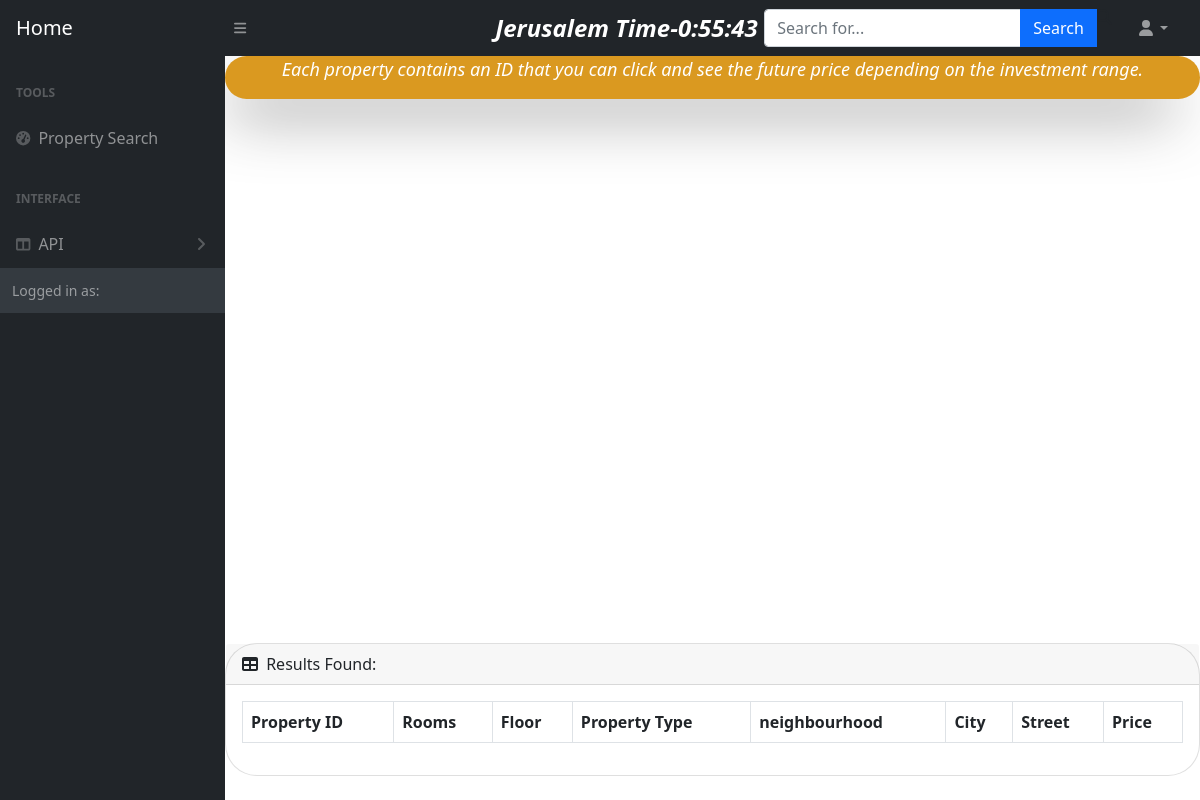
The page /property/Rishon-lezion-apt/ on the database as committed earlier.
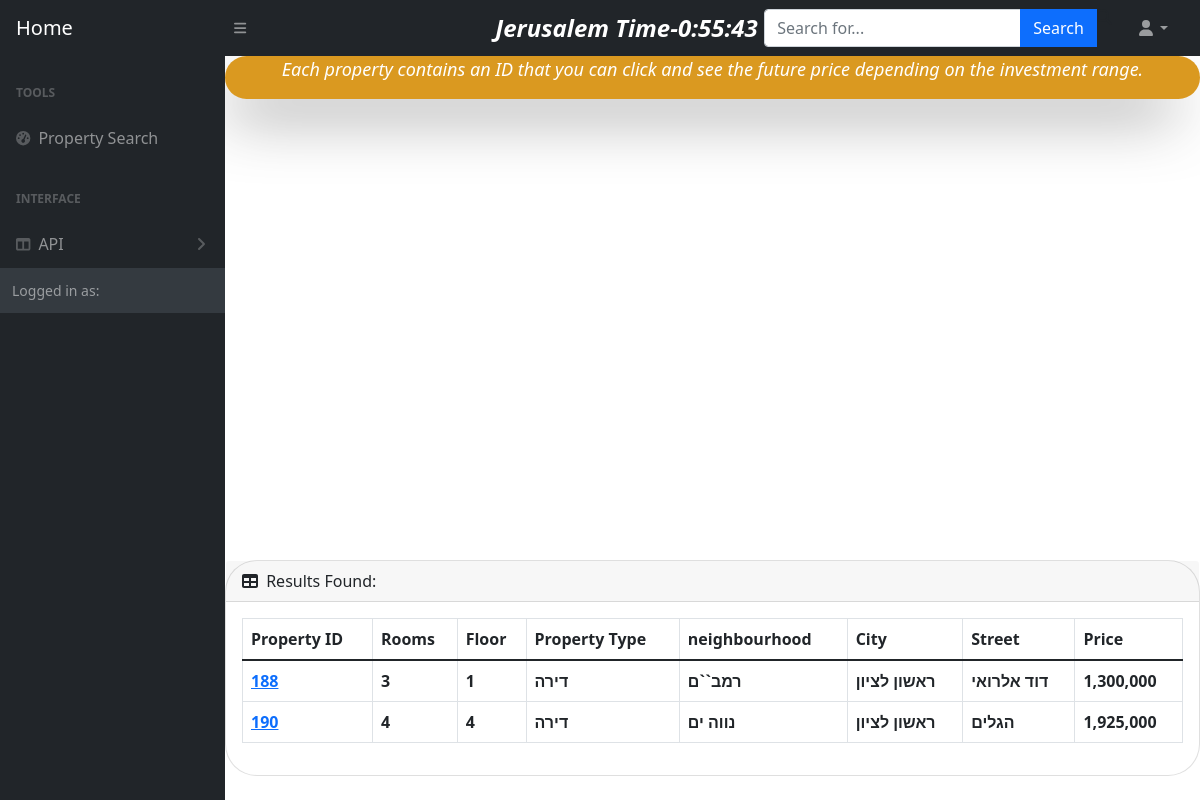
The same page on the database as committed later.
### property/models.py (models this page shows, shortened)
class Property(models.Model):
   id = models.AutoField(primary_key=True, editable=False)
   room = models.SmallIntegerField(_("room"),null=False)
   floor = models.SmallIntegerField(_("floor"),null=False)
   property_type = models.CharField(_("property_type"),max_length=100, null=False)
   street=models.CharField(_("street"),max_length=100, null=False)
   neighbourhood=models.CharField(_("neighbourhood"),max_length=100, null=False)
   location = models.CharField(_("location"),max_length=100, null=False)
   price= models.BigIntegerField(_("price"),null=False)

### property/views.py (the view)
# urls.py: path('Rishon-lezion-apt/', views.rishon, name='rishon'),
def rishon(request):
    rishon = Property.objects.filter(location__contains='ראשון לציון')
    return render(request, 'rishon.html', {'rishon': rishon})

### property/my_filters.py (called while the page is built)
@register.filter('intcomma')
def intcomma(value):
    if type(value) != int:
            return value
    else:
        return format(int(value), ",")

### property/templates/rishon.html (shortened to what this page needs)
{% extends 'base.html' %}
{% block content %}
<div class="text" style="color: white; font-size: large; font-style: oblique; font-weight: 400; background-color: rgb(218, 153, 32); border-radius: 10em; box-shadow:-11px 24px 62px -13px rgba(0,0,0,0.69) ; text-align:center; position:static;bottom: 20px;width: 100%;" >
   <p style="font-size:large ;" >Each property contains an ID that you can click and see the future price depending on the investment range.</p>
 </div>
   <div class="card mb-4" style="position: sticky;">
     <div class="card-header">
         <i class="fas fa-table me-1"></i>
         Results Found:
     </div>
     <div class="card-body">
           <table class="table table-bordered" id="dataTable" width="100%" cellspacing="0">
           <thead>
                 <tr>
                   <th>Property ID</th>
                     <th>Rooms</th>
                     <th>Floor</th>
                     <th>Property Type</th>
                     <th>neighbourhood</th>
                     <th>City</th>
                     <th>Street</th>
                     <th>Price</th>
                 </tr>
             </thead>
             <tbody>
               {% for apt in rishon %}
               <tr >
                   <th style="color:blue ;"><a href="{% url 'property:single_apt' apt.id %}" >{{ apt.id }}</a></th>
                   <th>{{ apt.room }}</th>
                   <th>{{ apt.floor }}</th>
                   <th>{{apt.property_type}}</th>
                   <th>{{apt.neighbourhood}}</th>
                   <th>{{apt.location}}</th>
                   <th>{{apt.street}}</th>
                   <th>{{apt.price|intcomma}} </th>
               </tr>
               {% endfor %}
                   </tbody>
                 </table>
             </div>
         </div>
     </div>
{% endblock %}

### templates/base.html (shortened to what this page needs)
{% load static %}
<!DOCTYPE html>
<html lang="en">
<head>
    <link href="https://cdn.jsdelivr.net/npm/simple-datatables@latest/dist/style.css" rel="stylesheet" />
    <link rel="stylesheet" type="text/css" href="/static/css/styles.css" />
</head>
<body class="sb-nav-fixed" onload="startTime()">
    <nav class="sb-topnav navbar navbar-expand navbar-dark bg-dark">
        <a class="navbar-brand ps-3" href="{% url 'home' %}">Home</a>
        <button class="btn btn-link btn-sm order-1 order-lg-0 me-4 me-lg-0" id="sidebarToggle" href="#!"><i
                class="fas fa-bars"></i></button>
        <div id="txt" style="color:white; font-size: x-large ; font-style: oblique; font-weight: 600 ;margin-left:20%;">
        </div>
        <form class="d-md-inline-block form-inline ms-auto me-0 me-md-3 my-2 my-md-0" action="{% url 'property:nav_search' %} " method=POST>
            <div class="input-group">
              <input class="form-control" type="text" name="search1" id="search1" placeholder="Search for..."
                     aria-label="Search for..." aria-describedby="btnNavbarSearch" />
              <input type="submit" value="Search" class="btn btn-primary" id="btnNavbarSearch" type="button">
                <i class="fas fa-search"></i>
            </div>
          </form>
        <ul class="navbar-nav ms-auto ms-md-0 me-3 me-lg-4">
            <li class="nav-item dropdown">
                <a class="nav-link dropdown-toggle" id="navbarDropdown" href="#" role="button" data-bs-toggle="dropdown"
                    aria-expanded="false"><i class="fas fa-user fa-fw"></i></a>
            </li>
        </ul>
    </nav>
    <div id="layoutSidenav">
        <div id="layoutSidenav_nav">
            <nav class="sb-sidenav accordion sb-sidenav-dark" id="sidenavAccordion">
                <div class="sb-sidenav-menu">
                    <div class="nav">
                        <div class="sb-sidenav-menu-heading">Tools</div>
                        <a class="nav-link" href="{% url 'property:searchproperty' %}">
                            <div class="sb-nav-link-icon"><i class="fas fa-tachometer-alt"></i></div>
                            Property Search
                        </a>
                        <div class="sb-sidenav-menu-heading">Interface</div>
                        <a class="nav-link collapsed" href="#" data-bs-toggle="collapse"
                            data-bs-target="#collapseLayouts" aria-expanded="false" aria-controls="collapseLayouts">
                            <div class="sb-nav-link-icon"><i class="fas fa-columns"></i></div>
                            API
                            <div class="sb-sidenav-collapse-arrow"><i class="fas fa-angle-down"></i></div>
                        </a>
                        <div class="sb-sidenav-footer">
                            <div class="small">Logged in as:</div>
                        </div>
            </nav>
        </div>
        <div id="layoutSidenav_content">
            {% block content %}
            {% endblock %}
</body>
</html>

Rows that differ between the two databases and show on the page:
added Property: id "188", room "3", floor "1", property_type "דירה", neighbourhood "רמב``ם", location "ראשון לציון", street "דוד אלרואי", price "1,300,000"
added Property: id "190", room "4", floor "4", property_type "דירה", neighbourhood "נווה ים", location "ראשון לציון", street "הגלים", price "1,925,000"
